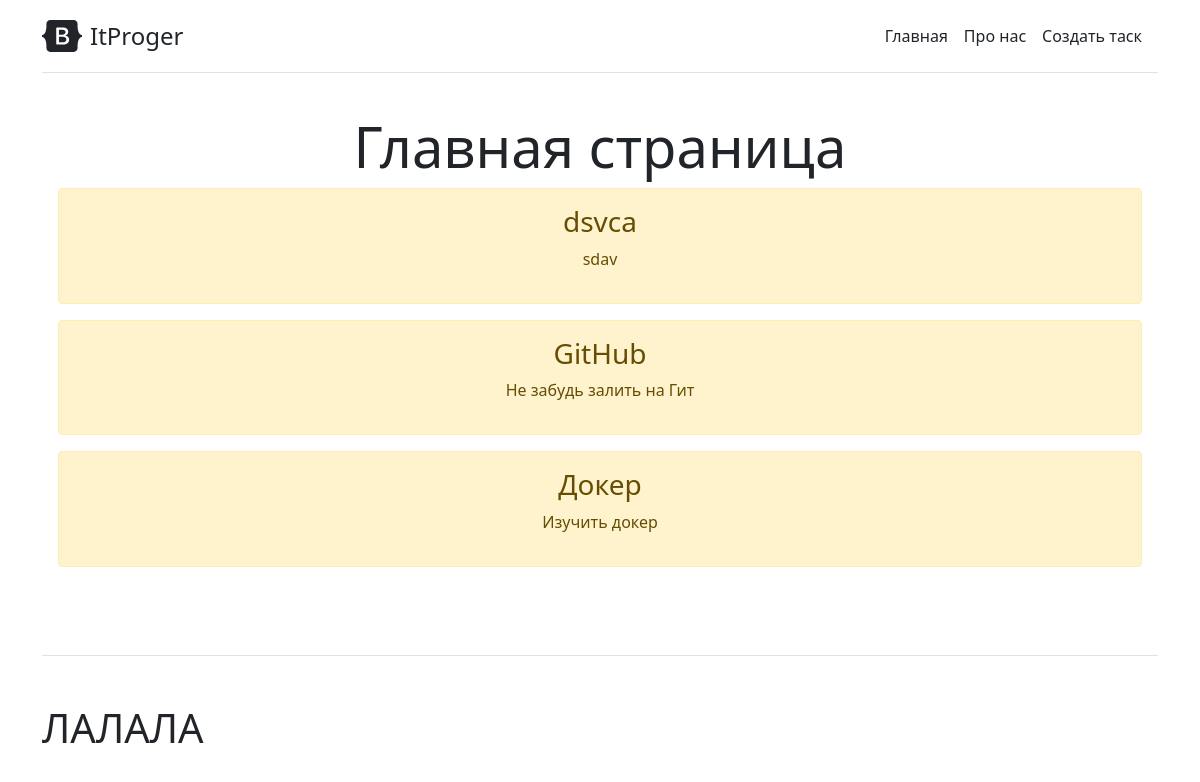
Before: / with the older database file.
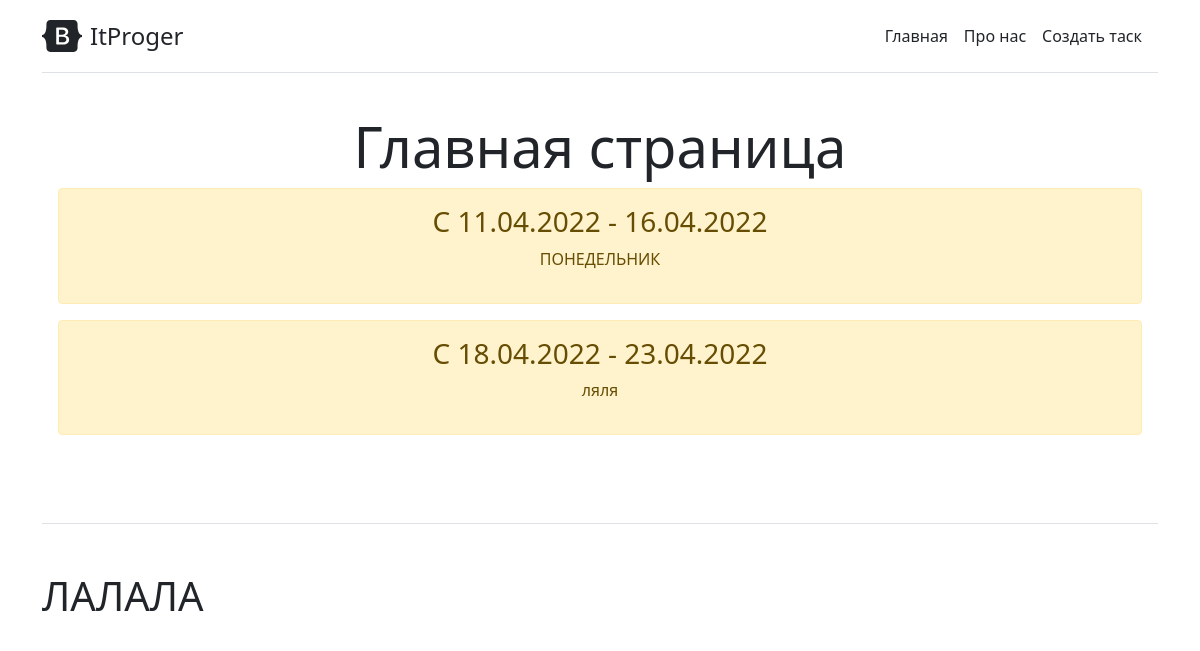
After: the same page with the newer database file.
### main/models.py (models this page shows, shortened)
class Task(models.Model):
    title = models.CharField('Название', max_length=50)
    text = models.TextField('Описание')
    class Meta:
        verbose_name = 'Абрамов Сергей Андреевич'
        verbose_name_plural = 'Абрамов С.А.'

### main/views.py (the view)
# urls.py: path('', views.index, name='home'),
def index(request):
    tasks = Task.objects.order_by('-id')
    return render(request, 'main/index.html', {'title': 'Главная страница сайта', 'tasks': tasks})

### main/templates/main/index.html (shortened to what this page needs)
{% extends 'main/base.html' %}
{% block content %}
    <h1 class="display-4 fw-normal">Главная страница</h1>
    {% if tasks %}
    {%  for el in tasks %}
        <div class="alert alert-warning mt-2 ">
        <h3>{{ el.title }}</h3>
        <p>{{ el.text }}</p>
        </div>
    {% endfor %}
    {% else %}
        <p>У нас нет записей!</p>
    {% endif %}
{% endblock %}

### main/templates/main/base.html (shortened to what this page needs)
<!doctype html>
<html lang=ru>
<head>
    <link rel="stylesheet" href="https://cdn.jsdelivr.net/npm/bootstrap@5.1.3/dist/css/bootstrap.min.css">
</head>
<body>
    <div class="container py-3">
  <header>
    <div class="d-flex flex-column flex-md-row align-items-center pb-3 mb-4 border-bottom">
      <a href="/" class="d-flex align-items-center text-dark text-decoration-none">
        <span class="fs-4">ItProger</span>
      </a>
      <nav class="d-inline-flex mt-2 mt-md-0 ms-md-auto">
        <a class="me-3 py-2 text-dark text-decoration-none" href="{% url 'home' %}">Главная</a>
        <a class="me-3 py-2 text-dark text-decoration-none" href="{% url 'about' %}">Про нас</a>
          <a class="me-3 py-2 text-dark text-decoration-none" href="{% url 'create' %}">Создать таск</a>
      </nav>
    </div>
      <div class="pricing-header p-3 pb-md-4 mx-auto text-center">
          {% block content %}{% endblock %}
    </div>
  </header>
  <footer class="pt-4 my-md-5 pt-md-5 border-top">
      <h1>ЛАЛАЛА</h1>
  </footer>
</div>
</body>
</html>

Changed rows visible on the page:
removed Task: title "dsvca", text "sdav"
removed Task: title "GitHub", text "Не забудь залить на Гит"
removed Task: title "Докер", text "Изучить докер"
added Task: title "C 11.04.2022 - 16.04.2022", text "ПОНЕДЕЛЬНИК"
added Task: title "C 18.04.2022 - 23.04.2022", text "ляля"
